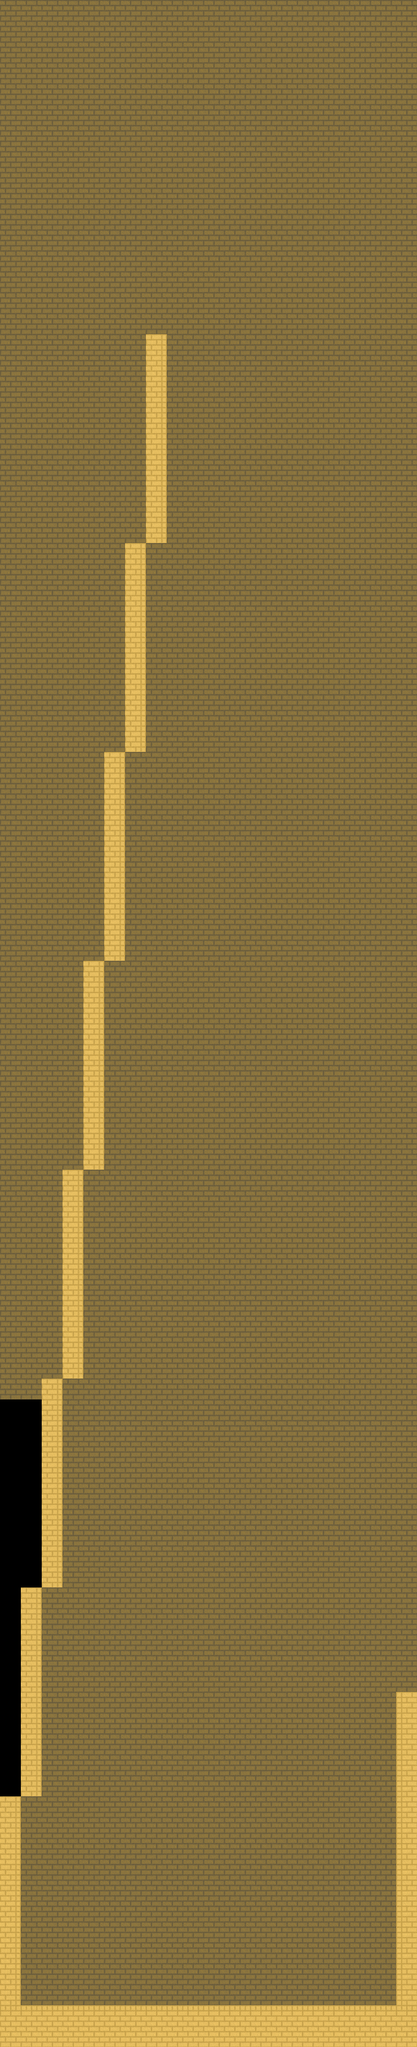

This is a level from a 2D game, rendered from its Tiled map with the project's own tilesets. A one-line summary and the complete map file follow:
An orthogonal 20x98 tile map with 32x32 px tiles, 1 tile layer (tiles) and 12 objects (12x plaform).

<map version="1.0" orientation="orthogonal" renderorder="right-down" width="20" height="98" tilewidth="32" tileheight="32" nextobjectid="19">
 <tileset firstgid="1" name="tiles" tilewidth="32" tileheight="32" tilecount="32" columns="8">
  <image source="tiles.png" width="256" height="128" />
 </tileset>
 <layer name="tiles" width="20" height="98">
  <data encoding="csv">
9,9,9,9,9,9,9,9,9,9,9,9,9,9,9,9,9,9,9,9,
9,9,9,9,9,9,9,9,9,9,9,9,9,9,9,9,9,9,9,9,
9,9,9,9,9,9,9,9,9,9,9,9,9,9,9,9,9,9,9,9,
9,9,9,9,9,9,9,9,9,9,9,9,9,9,9,9,9,9,9,9,
9,9,9,9,9,9,9,9,9,9,9,9,9,9,9,9,9,9,9,9,
9,9,9,9,9,9,9,9,9,9,9,9,9,9,9,9,9,9,9,9,
9,9,9,9,9,9,9,9,9,9,9,9,9,9,9,9,9,9,9,9,
9,9,9,9,9,9,9,9,9,9,9,9,9,9,9,9,9,9,9,9,
9,9,9,9,9,9,9,9,9,9,9,9,9,9,9,9,9,9,9,9,
9,9,9,9,9,9,9,9,9,9,9,9,9,9,9,9,9,9,9,9,
9,9,9,9,9,9,9,9,9,9,9,9,9,9,9,9,9,9,9,9,
9,9,9,9,9,9,9,9,9,9,9,9,9,9,9,9,9,9,9,9,
9,9,9,9,9,9,9,9,9,9,9,9,9,9,9,9,9,9,9,9,
9,9,9,9,9,9,9,9,9,9,9,9,9,9,9,9,9,9,9,9,
9,9,9,9,9,9,9,9,9,9,9,9,9,9,9,9,9,9,9,9,
9,9,9,9,9,9,9,9,9,9,9,9,9,9,9,9,9,9,9,9,
9,9,9,9,9,9,9,4,9,9,9,9,9,9,9,9,9,9,9,9,
9,9,9,9,9,9,9,4,9,9,9,9,9,9,9,9,9,9,9,9,
9,9,9,9,9,9,9,4,9,9,9,9,9,9,9,9,9,9,9,9,
9,9,9,9,9,9,9,4,9,9,9,9,9,9,9,9,9,9,9,9,
9,9,9,9,9,9,9,4,9,9,9,9,9,9,9,9,9,9,9,9,
9,9,9,9,9,9,9,4,9,9,9,9,9,9,9,9,9,9,9,9,
9,9,9,9,9,9,9,4,9,9,9,9,9,9,9,9,9,9,9,9,
9,9,9,9,9,9,9,4,9,9,9,9,9,9,9,9,9,9,9,9,
9,9,9,9,9,9,9,4,9,9,9,9,9,9,9,9,9,9,9,9,
9,9,9,9,9,9,9,4,9,9,9,9,9,9,9,9,9,9,9,9,
9,9,9,9,9,9,4,9,9,9,9,9,9,9,9,9,9,9,9,9,
9,9,9,9,9,9,4,9,9,9,9,9,9,9,9,9,9,9,9,9,
9,9,9,9,9,9,4,9,9,9,9,9,9,9,9,9,9,9,9,9,
9,9,9,9,9,9,4,9,9,9,9,9,9,9,9,9,9,9,9,9,
9,9,9,9,9,9,4,9,9,9,9,9,9,9,9,9,9,9,9,9,
9,9,9,9,9,9,4,9,9,9,9,9,9,9,9,9,9,9,9,9,
9,9,9,9,9,9,4,9,9,9,9,9,9,9,9,9,9,9,9,9,
9,9,9,9,9,9,4,9,9,9,9,9,9,9,9,9,9,9,9,9,
9,9,9,9,9,9,4,9,9,9,9,9,9,9,9,9,9,9,9,9,
9,9,9,9,9,9,4,9,9,9,9,9,9,9,9,9,9,9,9,9,
9,9,9,9,9,4,9,9,9,9,9,9,9,9,9,9,9,9,9,9,
9,9,9,9,9,4,9,9,9,9,9,9,9,9,9,9,9,9,9,9,
9,9,9,9,9,4,9,9,9,9,9,9,9,9,9,9,9,9,9,9,
9,9,9,9,9,4,9,9,9,9,9,9,9,9,9,9,9,9,9,9,
9,9,9,9,9,4,9,9,9,9,9,9,9,9,9,9,9,9,9,9,
9,9,9,9,9,4,9,9,9,9,9,9,9,9,9,9,9,9,9,9,
9,9,9,9,9,4,9,9,9,9,9,9,9,9,9,9,9,9,9,9,
9,9,9,9,9,4,9,9,9,9,9,9,9,9,9,9,9,9,9,9,
9,9,9,9,9,4,9,9,9,9,9,9,9,9,9,9,9,9,9,9,
9,9,9,9,9,4,9,9,9,9,9,9,9,9,9,9,9,9,9,9,
9,9,9,9,4,9,9,9,9,9,9,9,9,9,9,9,9,9,9,9,
9,9,9,9,4,9,9,9,9,9,9,9,9,9,9,9,9,9,9,9,
9,9,9,9,4,9,9,9,9,9,9,9,9,9,9,9,9,9,9,9,
9,9,9,9,4,9,9,9,9,9,9,9,9,9,9,9,9,9,9,9,
9,9,9,9,4,9,9,9,9,9,9,9,9,9,9,9,9,9,9,9,
9,9,9,9,4,9,9,9,9,9,9,9,9,9,9,9,9,9,9,9,
9,9,9,9,4,9,9,9,9,9,9,9,9,9,9,9,9,9,9,9,
9,9,9,9,4,9,9,9,9,9,9,9,9,9,9,9,9,9,9,9,
9,9,9,9,4,9,9,9,9,9,9,9,9,9,9,9,9,9,9,9,
9,9,9,9,4,9,9,9,9,9,9,9,9,9,9,9,9,9,9,9,
9,9,9,4,9,9,9,9,9,9,9,9,9,9,9,9,9,9,9,9,
9,9,9,4,9,9,9,9,9,9,9,9,9,9,9,9,9,9,9,9,
9,9,9,4,9,9,9,9,9,9,9,9,9,9,9,9,9,9,9,9,
9,9,9,4,9,9,9,9,9,9,9,9,9,9,9,9,9,9,9,9,
9,9,9,4,9,9,9,9,9,9,9,9,9,9,9,9,9,9,9,9,
9,9,9,4,9,9,9,9,9,9,9,9,9,9,9,9,9,9,9,9,
9,9,9,4,9,9,9,9,9,9,9,9,9,9,9,9,9,9,9,9,
9,9,9,4,9,9,9,9,9,9,9,9,9,9,9,9,9,9,9,9,
9,9,9,4,9,9,9,9,9,9,9,9,9,9,9,9,9,9,9,9,
9,9,9,4,9,9,9,9,9,9,9,9,9,9,9,9,9,9,9,9,
9,9,4,9,9,9,9,9,9,9,9,9,9,9,9,9,9,9,9,9,
0,0,4,9,9,9,9,9,9,9,9,9,9,9,9,9,9,9,9,9,
0,0,4,9,9,9,9,9,9,9,9,9,9,9,9,9,9,9,9,9,
0,0,4,9,9,9,9,9,9,9,9,9,9,9,9,9,9,9,9,9,
0,0,4,9,9,9,9,9,9,9,9,9,9,9,9,9,9,9,9,9,
0,0,4,9,9,9,9,9,9,9,9,9,9,9,9,9,9,9,9,9,
0,0,4,9,9,9,9,9,9,9,9,9,9,9,9,9,9,9,9,9,
0,0,4,9,9,9,9,9,9,9,9,9,9,9,9,9,9,9,9,9,
0,0,4,9,9,9,9,9,9,9,9,9,9,9,9,9,9,9,9,9,
0,0,4,9,9,9,9,9,9,9,9,9,9,9,9,9,9,9,9,9,
0,4,9,9,9,9,9,9,9,9,9,9,9,9,9,9,9,9,9,9,
0,4,9,9,9,9,9,9,9,9,9,9,9,9,9,9,9,9,9,9,
0,4,9,9,9,9,9,9,9,9,9,9,9,9,9,9,9,9,9,9,
0,4,9,9,9,9,9,9,9,9,9,9,9,9,9,9,9,9,9,9,
0,4,9,9,9,9,9,9,9,9,9,9,9,9,9,9,9,9,9,9,
0,4,9,9,9,9,9,9,9,9,9,9,9,9,9,9,9,9,9,3,
0,4,9,9,9,9,9,9,9,9,9,9,9,9,9,9,9,9,9,3,
0,4,9,9,9,9,9,9,9,9,9,9,9,9,9,9,9,9,9,3,
0,4,9,9,9,9,9,9,9,9,9,9,9,9,9,9,9,9,9,3,
0,4,9,9,9,9,9,9,9,9,9,9,9,9,9,9,9,9,9,3,
4,9,9,9,9,9,9,9,9,9,9,9,9,9,9,9,9,9,9,3,
4,9,9,9,9,9,9,9,9,9,9,9,9,9,9,9,9,9,9,3,
4,9,9,9,9,9,9,9,9,9,9,9,9,9,9,9,9,9,9,3,
4,9,9,9,9,9,9,9,9,9,9,9,9,9,9,9,9,9,9,3,
4,9,9,9,9,9,9,9,9,9,9,9,9,9,9,9,9,9,9,3,
4,9,9,9,9,9,9,9,9,9,9,9,9,9,9,9,9,9,9,3,
4,9,9,9,9,9,9,9,9,9,9,9,9,9,9,9,9,9,9,3,
4,9,9,9,9,9,9,9,9,9,9,9,9,9,9,9,9,9,9,3,
4,9,9,9,9,9,9,9,9,9,9,9,9,9,9,9,9,9,9,3,
4,9,9,9,9,9,9,9,9,9,9,9,9,9,9,9,9,9,9,3,
2,2,2,2,2,2,2,2,2,2,2,2,2,2,2,2,2,2,2,2,
1,1,1,1,1,1,1,1,1,1,1,1,1,1,1,1,1,1,1,1
</data>
 </layer>
 <objectgroup name="platforms">
  <object id="2" name="platform" type="plaform" gid="10" x="96" y="3008" width="32" height="32" />
  <object id="3" name="platform" type="plaform" gid="12" x="192" y="3008" width="32" height="32" />
  <object id="4" name="platform" type="plaform" gid="11" x="160" y="3008" width="32" height="32" />
  <object id="5" name="platform" type="plaform" gid="11" x="128" y="3008" width="32" height="32" />
  <object id="6" name="platform" type="plaform" gid="11" x="480" y="3008" width="32" height="32" />
  <object id="7" name="platform" type="plaform" gid="11" x="448" y="3008" width="32" height="32" />
  <object id="8" name="platform" type="plaform" gid="12" x="512" y="3008" width="32" height="32" />
  <object id="9" name="platform" type="plaform" gid="10" x="416" y="3008" width="32" height="32" />
  <object id="13" name="platform" type="plaform" gid="12" x="384" y="2944" width="32" height="32" />
  <object id="14" name="platform" type="plaform" gid="10" x="224" y="2944" width="32" height="32" />
  <object id="17" name="platform" type="plaform" gid="12" x="256" y="2944" width="32" height="32" />
  <object id="18" name="platform" type="plaform" gid="10" x="352" y="2944" width="32" height="32" />
 </objectgroup>
</map>